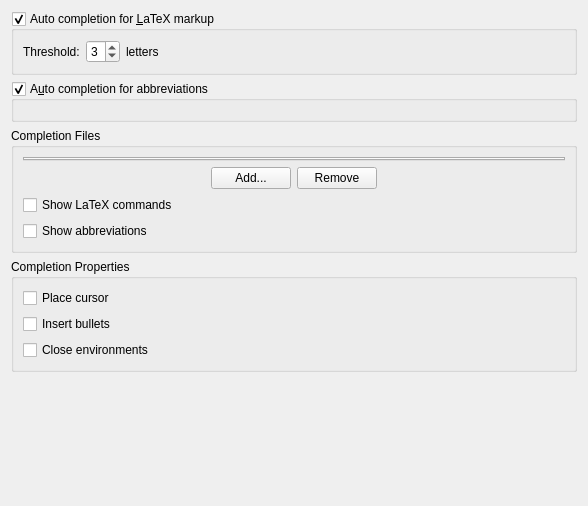
<?xml version="1.0" encoding="UTF-8"?>
<ui version="4.0">
 <class>KileWidgetCodeCompletionConfig</class>
 <widget class="QWidget" name="KileWidgetCodeCompletionConfig">
  <property name="geometry">
   <rect>
    <x>0</x>
    <y>0</y>
    <width>588</width>
    <height>506</height>
   </rect>
  </property>
  <property name="sizePolicy">
   <sizepolicy hsizetype="Minimum" vsizetype="Minimum">
    <horstretch>0</horstretch>
    <verstretch>0</verstretch>
   </sizepolicy>
  </property>
  <layout class="QVBoxLayout" name="verticalLayout_4">
   <item>
    <widget class="QGroupBox" name="cb_autocomplete">
     <property name="title">
      <string>Auto completion for &amp;LaTeX markup</string>
     </property>
     <property name="flat">
      <bool>false</bool>
     </property>
     <property name="checkable">
      <bool>true</bool>
     </property>
     <layout class="QVBoxLayout" name="verticalLayout">
      <item>
       <layout class="QHBoxLayout" name="horizontalLayout_2">
        <item>
         <widget class="QLabel" name="label">
          <property name="text">
           <string>Threshold:</string>
          </property>
         </widget>
        </item>
        <item>
         <widget class="QSpinBox" name="sp_latexthreshold">
          <property name="minimum">
           <number>1</number>
          </property>
          <property name="maximum">
           <number>9</number>
          </property>
          <property name="value">
           <number>3</number>
          </property>
         </widget>
        </item>
        <item>
         <widget class="QLabel" name="label_2">
          <property name="text">
           <string>letters</string>
          </property>
         </widget>
        </item>
        <item>
         <spacer name="horizontalSpacer_4">
          <property name="orientation">
           <enum>Qt::Horizontal</enum>
          </property>
          <property name="sizeHint" stdset="0">
           <size>
            <width>40</width>
            <height>20</height>
           </size>
          </property>
         </spacer>
        </item>
       </layout>
      </item>
     </layout>
    </widget>
   </item>
   <item>
    <widget class="QGroupBox" name="cb_autocompleteabbrev">
     <property name="title">
      <string>A&amp;uto completion for abbreviations</string>
     </property>
     <property name="flat">
      <bool>false</bool>
     </property>
     <property name="checkable">
      <bool>true</bool>
     </property>
     <property name="checked">
      <bool>true</bool>
     </property>
     <layout class="QVBoxLayout" name="verticalLayout_3"/>
    </widget>
   </item>
   <item>
    <widget class="QGroupBox" name="groupBox_2">
     <property name="title">
      <string>Completion Files</string>
     </property>
     <property name="flat">
      <bool>false</bool>
     </property>
     <layout class="QVBoxLayout" name="verticalLayout_5">
      <item>
       <widget class="QTabWidget" name="m_tabWidget">
        <property name="sizePolicy">
         <sizepolicy hsizetype="Minimum" vsizetype="Minimum">
          <horstretch>0</horstretch>
          <verstretch>0</verstretch>
         </sizepolicy>
        </property>
       </widget>
      </item>
      <item>
       <layout class="QHBoxLayout" name="horizontalLayout_3">
        <item>
         <spacer name="horizontalSpacer">
          <property name="orientation">
           <enum>Qt::Horizontal</enum>
          </property>
          <property name="sizeHint" stdset="0">
           <size>
            <width>40</width>
            <height>20</height>
           </size>
          </property>
         </spacer>
        </item>
        <item>
         <widget class="QPushButton" name="m_addFileButton">
          <property name="text">
           <string>Add...</string>
          </property>
         </widget>
        </item>
        <item>
         <widget class="QPushButton" name="m_removeFileButton">
          <property name="text">
           <string>Remove</string>
          </property>
         </widget>
        </item>
        <item>
         <spacer name="horizontalSpacer_2">
          <property name="orientation">
           <enum>Qt::Horizontal</enum>
          </property>
          <property name="sizeHint" stdset="0">
           <size>
            <width>40</width>
            <height>20</height>
           </size>
          </property>
         </spacer>
        </item>
       </layout>
      </item>
      <item>
       <widget class="QCheckBox" name="cb_showcwlview">
        <property name="text">
         <string>Show LaTeX commands</string>
        </property>
        <property name="tristate">
         <bool>false</bool>
        </property>
       </widget>
      </item>
      <item>
       <widget class="QCheckBox" name="cb_showabbrevview">
        <property name="text">
         <string>Show abbreviations</string>
        </property>
       </widget>
      </item>
     </layout>
    </widget>
   </item>
   <item>
    <widget class="QGroupBox" name="groupBox_3">
     <property name="title">
      <string>Completion Properties</string>
     </property>
     <property name="flat">
      <bool>false</bool>
     </property>
     <layout class="QVBoxLayout" name="verticalLayout_2">
      <item>
       <widget class="QCheckBox" name="cb_setcursor">
        <property name="text">
         <string>Place cursor</string>
        </property>
       </widget>
      </item>
      <item>
       <widget class="QCheckBox" name="cb_setbullets">
        <property name="text">
         <string>Insert bullets</string>
        </property>
       </widget>
      </item>
      <item>
       <widget class="QCheckBox" name="cb_closeenv">
        <property name="text">
         <string>Close environments</string>
        </property>
       </widget>
      </item>
     </layout>
    </widget>
   </item>
   <item>
    <spacer name="verticalSpacer">
     <property name="orientation">
      <enum>Qt::Vertical</enum>
     </property>
     <property name="sizeType">
      <enum>QSizePolicy::MinimumExpanding</enum>
     </property>
     <property name="sizeHint" stdset="0">
      <size>
       <width>0</width>
       <height>0</height>
      </size>
     </property>
    </spacer>
   </item>
  </layout>
 </widget>
 <resources/>
 <connections/>
</ui>
